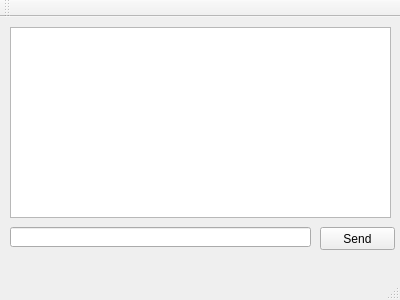
<?xml version="1.0" encoding="UTF-8"?>
<ui version="4.0">
 <class>MainWindow</class>
 <widget class="QMainWindow" name="MainWindow">
  <property name="geometry">
   <rect>
    <x>0</x>
    <y>0</y>
    <width>400</width>
    <height>300</height>
   </rect>
  </property>
  <property name="windowTitle">
   <string>MainWindow</string>
  </property>
  <widget class="QWidget" name="centralWidget">
   <widget class="QPushButton" name="sendMessageButton">
    <property name="geometry">
     <rect>
      <x>320</x>
      <y>210</y>
      <width>75</width>
      <height>23</height>
     </rect>
    </property>
    <property name="text">
     <string>Send</string>
    </property>
   </widget>
   <widget class="QLineEdit" name="userMessage">
    <property name="geometry">
     <rect>
      <x>10</x>
      <y>210</y>
      <width>301</width>
      <height>20</height>
     </rect>
    </property>
   </widget>
   <widget class="QTextEdit" name="messageView">
    <property name="enabled">
     <bool>true</bool>
    </property>
    <property name="geometry">
     <rect>
      <x>10</x>
      <y>10</y>
      <width>381</width>
      <height>191</height>
     </rect>
    </property>
   </widget>
   <zorder>userMessage</zorder>
   <zorder>sendMessageButton</zorder>
   <zorder>messageView</zorder>
  </widget>
  <widget class="QMenuBar" name="menuBar">
   <property name="geometry">
    <rect>
     <x>0</x>
     <y>0</y>
     <width>400</width>
     <height>21</height>
    </rect>
   </property>
  </widget>
  <widget class="QToolBar" name="mainToolBar">
   <attribute name="toolBarArea">
    <enum>TopToolBarArea</enum>
   </attribute>
   <attribute name="toolBarBreak">
    <bool>false</bool>
   </attribute>
  </widget>
  <widget class="QStatusBar" name="statusBar"/>
 </widget>
 <layoutdefault spacing="6" margin="11"/>
 <resources/>
 <connections/>
</ui>
